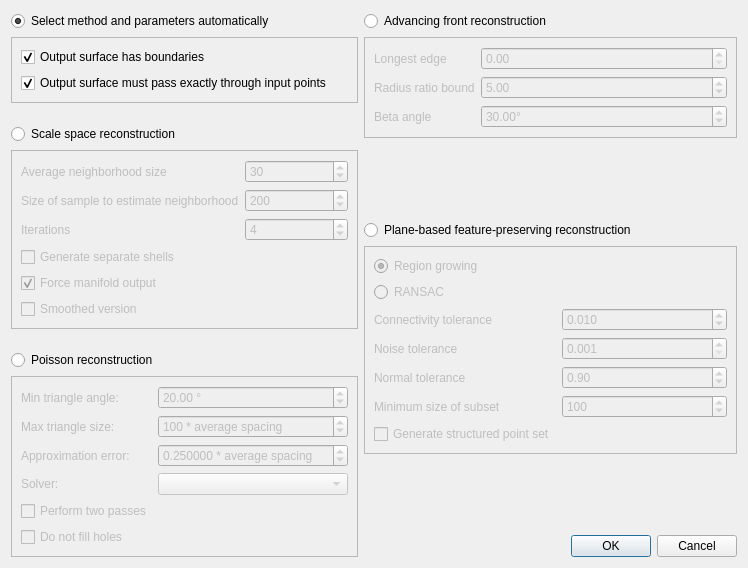
<?xml version="1.0" encoding="UTF-8"?>
<ui version="4.0">
 <class>SurfaceReconstructionDialog</class>
 <widget class="QDialog" name="SurfaceReconstructionDialog">
  <property name="geometry">
   <rect>
    <x>0</x>
    <y>0</y>
    <width>748</width>
    <height>568</height>
   </rect>
  </property>
  <property name="windowTitle">
   <string>Surface Reconstruction</string>
  </property>
  <layout class="QHBoxLayout" name="horizontalLayout">
   <item>
    <layout class="QVBoxLayout" name="verticalLayout_2">
     <item>
      <widget class="QRadioButton" name="buttonAuto">
       <property name="text">
        <string>Select method and parameters automatically</string>
       </property>
       <property name="checked">
        <bool>true</bool>
       </property>
      </widget>
     </item>
     <item>
      <widget class="QFrame" name="frameAuto">
       <property name="frameShape">
        <enum>QFrame::StyledPanel</enum>
       </property>
       <property name="frameShadow">
        <enum>QFrame::Raised</enum>
       </property>
       <layout class="QVBoxLayout" name="verticalLayout">
        <item>
         <widget class="QCheckBox" name="m_boundaries">
          <property name="text">
           <string>Output surface has boundaries</string>
          </property>
          <property name="checked">
           <bool>true</bool>
          </property>
         </widget>
        </item>
        <item>
         <widget class="QCheckBox" name="m_interpolate">
          <property name="text">
           <string>Output surface must pass exactly through input points</string>
          </property>
          <property name="checked">
           <bool>true</bool>
          </property>
         </widget>
        </item>
       </layout>
      </widget>
     </item>
     <item>
      <spacer name="verticalSpacer_3">
       <property name="orientation">
        <enum>Qt::Vertical</enum>
       </property>
       <property name="sizeHint" stdset="0">
        <size>
         <width>20</width>
         <height>40</height>
        </size>
       </property>
      </spacer>
     </item>
     <item>
      <widget class="QRadioButton" name="buttonScaleSpace">
       <property name="text">
        <string>Scale space reconstruction</string>
       </property>
      </widget>
     </item>
     <item>
      <widget class="QFrame" name="frameScaleSpace">
       <property name="enabled">
        <bool>false</bool>
       </property>
       <property name="frameShape">
        <enum>QFrame::StyledPanel</enum>
       </property>
       <property name="frameShadow">
        <enum>QFrame::Raised</enum>
       </property>
       <layout class="QFormLayout" name="formLayout_2">
        <item row="0" column="0">
         <widget class="QLabel" name="label_2">
          <property name="text">
           <string>Average neighborhood size</string>
          </property>
         </widget>
        </item>
        <item row="0" column="1">
         <widget class="QSpinBox" name="m_neighbors">
          <property name="minimum">
           <number>0</number>
          </property>
          <property name="maximum">
           <number>100000</number>
          </property>
          <property name="value">
           <number>30</number>
          </property>
         </widget>
        </item>
        <item row="1" column="0">
         <widget class="QLabel" name="label_4">
          <property name="text">
           <string>Size of sample to estimate neighborhood</string>
          </property>
         </widget>
        </item>
        <item row="1" column="1">
         <widget class="QSpinBox" name="m_samples">
          <property name="maximum">
           <number>1000000</number>
          </property>
          <property name="value">
           <number>200</number>
          </property>
         </widget>
        </item>
        <item row="2" column="0">
         <widget class="QLabel" name="label_3">
          <property name="text">
           <string>Iterations</string>
          </property>
         </widget>
        </item>
        <item row="2" column="1">
         <widget class="QSpinBox" name="m_iterations">
          <property name="minimum">
           <number>1</number>
          </property>
          <property name="maximum">
           <number>1000000</number>
          </property>
          <property name="value">
           <number>4</number>
          </property>
         </widget>
        </item>
        <item row="3" column="0">
         <widget class="QCheckBox" name="m_genShells">
          <property name="text">
           <string>Generate separate shells</string>
          </property>
          <property name="checked">
           <bool>false</bool>
          </property>
         </widget>
        </item>
        <item row="4" column="0">
         <widget class="QCheckBox" name="m_forceManifold">
          <property name="text">
           <string>Force manifold output</string>
          </property>
          <property name="checked">
           <bool>true</bool>
          </property>
         </widget>
        </item>
        <item row="5" column="0">
         <widget class="QCheckBox" name="m_genSmooth">
          <property name="text">
           <string>Smoothed version</string>
          </property>
          <property name="checked">
           <bool>false</bool>
          </property>
         </widget>
        </item>
       </layout>
      </widget>
     </item>
     <item>
      <spacer name="verticalSpacer_2">
       <property name="orientation">
        <enum>Qt::Vertical</enum>
       </property>
       <property name="sizeHint" stdset="0">
        <size>
         <width>20</width>
         <height>40</height>
        </size>
       </property>
      </spacer>
     </item>
     <item>
      <widget class="QRadioButton" name="buttonPoisson">
       <property name="text">
        <string>Poisson reconstruction</string>
       </property>
      </widget>
     </item>
     <item>
      <widget class="QFrame" name="framePoisson">
       <property name="enabled">
        <bool>false</bool>
       </property>
       <property name="frameShape">
        <enum>QFrame::StyledPanel</enum>
       </property>
       <property name="frameShadow">
        <enum>QFrame::Raised</enum>
       </property>
       <layout class="QFormLayout" name="formLayout_3">
        <item row="0" column="0">
         <widget class="QLabel" name="label_5">
          <property name="text">
           <string>Min triangle angle:</string>
          </property>
         </widget>
        </item>
        <item row="0" column="1">
         <widget class="QDoubleSpinBox" name="m_inputAngle">
          <property name="suffix">
           <string> °</string>
          </property>
          <property name="minimum">
           <double>1.000000000000000</double>
          </property>
          <property name="maximum">
           <double>30.000000000000000</double>
          </property>
          <property name="value">
           <double>20.000000000000000</double>
          </property>
         </widget>
        </item>
        <item row="1" column="0">
         <widget class="QLabel" name="label_7">
          <property name="text">
           <string>Max triangle size:</string>
          </property>
         </widget>
        </item>
        <item row="1" column="1">
         <widget class="QDoubleSpinBox" name="m_inputRadius">
          <property name="suffix">
           <string> * average spacing</string>
          </property>
          <property name="decimals">
           <number>0</number>
          </property>
          <property name="minimum">
           <double>1.000000000000000</double>
          </property>
          <property name="maximum">
           <double>1000.000000000000000</double>
          </property>
          <property name="singleStep">
           <double>1.000000000000000</double>
          </property>
          <property name="value">
           <double>100.000000000000000</double>
          </property>
         </widget>
        </item>
        <item row="2" column="0">
         <widget class="QLabel" name="label_6">
          <property name="text">
           <string>Approximation error:</string>
          </property>
         </widget>
        </item>
        <item row="2" column="1">
         <widget class="QDoubleSpinBox" name="m_inputDistance">
          <property name="suffix">
           <string> * average spacing</string>
          </property>
          <property name="decimals">
           <number>6</number>
          </property>
          <property name="minimum">
           <double>0.010000000000000</double>
          </property>
          <property name="maximum">
           <double>100.000000000000000</double>
          </property>
          <property name="singleStep">
           <double>0.010000000000000</double>
          </property>
          <property name="value">
           <double>0.250000000000000</double>
          </property>
         </widget>
        </item>
        <item row="3" column="0">
         <widget class="QLabel" name="label_8">
          <property name="text">
           <string>Solver:</string>
          </property>
         </widget>
        </item>
        <item row="3" column="1">
         <widget class="QComboBox" name="m_inputSolver">
          <property name="toolTip">
           <string extracomment="Name of the sparse solver"/>
          </property>
         </widget>
        </item>
        <item row="4" column="0">
         <widget class="QCheckBox" name="m_inputTwoPasses">
          <property name="text">
           <string>Perform two passes</string>
          </property>
         </widget>
        </item>
        <item row="5" column="0">
         <widget class="QCheckBox" name="m_doNotFillHoles">
          <property name="text">
           <string>Do not fill holes</string>
          </property>
         </widget>
        </item>
       </layout>
      </widget>
     </item>
    </layout>
   </item>
   <item>
    <layout class="QVBoxLayout" name="verticalLayout_3">
     <item>
      <widget class="QRadioButton" name="buttonAdvancing">
       <property name="text">
        <string>Advancing front reconstruction</string>
       </property>
      </widget>
     </item>
     <item>
      <widget class="QFrame" name="frameAdvancing">
       <property name="enabled">
        <bool>false</bool>
       </property>
       <property name="frameShape">
        <enum>QFrame::StyledPanel</enum>
       </property>
       <property name="frameShadow">
        <enum>QFrame::Raised</enum>
       </property>
       <layout class="QFormLayout" name="formLayout">
        <property name="fieldGrowthPolicy">
         <enum>QFormLayout::AllNonFixedFieldsGrow</enum>
        </property>
        <item row="0" column="0">
         <widget class="QLabel" name="label">
          <property name="text">
           <string>Longest edge</string>
          </property>
         </widget>
        </item>
        <item row="0" column="1">
         <widget class="QDoubleSpinBox" name="m_longestEdge">
          <property name="maximum">
           <double>999999999.000000000000000</double>
          </property>
         </widget>
        </item>
        <item row="1" column="0">
         <widget class="QLabel" name="label_9">
          <property name="text">
           <string>Radius ratio bound</string>
          </property>
         </widget>
        </item>
        <item row="1" column="1">
         <widget class="QDoubleSpinBox" name="m_radiusRatioBound">
          <property name="minimum">
           <double>0.010000000000000</double>
          </property>
          <property name="maximum">
           <double>1000.000000000000000</double>
          </property>
          <property name="value">
           <double>5.000000000000000</double>
          </property>
         </widget>
        </item>
        <item row="2" column="0">
         <widget class="QLabel" name="label_10">
          <property name="text">
           <string>Beta angle</string>
          </property>
         </widget>
        </item>
        <item row="2" column="1">
         <widget class="QDoubleSpinBox" name="m_betaAngle">
          <property name="suffix">
           <string>°</string>
          </property>
          <property name="maximum">
           <double>150.000000000000000</double>
          </property>
          <property name="value">
           <double>30.000000000000000</double>
          </property>
         </widget>
        </item>
       </layout>
      </widget>
     </item>
     <item>
      <spacer name="verticalSpacer">
       <property name="orientation">
        <enum>Qt::Vertical</enum>
       </property>
       <property name="sizeHint" stdset="0">
        <size>
         <width>20</width>
         <height>40</height>
        </size>
       </property>
      </spacer>
     </item>
     <item>
      <widget class="QRadioButton" name="buttonRANSAC">
       <property name="text">
        <string>Plane-based feature-preserving reconstruction</string>
       </property>
      </widget>
     </item>
     <item>
      <widget class="QFrame" name="frameRANSAC">
       <property name="enabled">
        <bool>false</bool>
       </property>
       <property name="frameShape">
        <enum>QFrame::StyledPanel</enum>
       </property>
       <property name="frameShadow">
        <enum>QFrame::Raised</enum>
       </property>
       <layout class="QFormLayout" name="formLayout_4">
        <property name="fieldGrowthPolicy">
         <enum>QFormLayout::AllNonFixedFieldsGrow</enum>
        </property>
        <item row="2" column="0">
         <widget class="QLabel" name="connectivityToleranceLabel">
          <property name="text">
           <string>Connectivity tolerance</string>
          </property>
         </widget>
        </item>
        <item row="2" column="1">
         <widget class="QDoubleSpinBox" name="m_connectivityTolerance">
          <property name="decimals">
           <number>3</number>
          </property>
          <property name="minimum">
           <double>0.001000000000000</double>
          </property>
          <property name="singleStep">
           <double>0.010000000000000</double>
          </property>
          <property name="value">
           <double>0.010000000000000</double>
          </property>
         </widget>
        </item>
        <item row="3" column="0">
         <widget class="QLabel" name="noiseToleranceLabel">
          <property name="text">
           <string>Noise tolerance</string>
          </property>
         </widget>
        </item>
        <item row="3" column="1">
         <widget class="QDoubleSpinBox" name="m_noiseTolerance">
          <property name="decimals">
           <number>3</number>
          </property>
          <property name="minimum">
           <double>0.001000000000000</double>
          </property>
          <property name="singleStep">
           <double>0.001000000000000</double>
          </property>
         </widget>
        </item>
        <item row="5" column="1">
         <widget class="QSpinBox" name="m_minSizeSubset">
          <property name="minimum">
           <number>1</number>
          </property>
          <property name="maximum">
           <number>1000000000</number>
          </property>
          <property name="singleStep">
           <number>10</number>
          </property>
          <property name="value">
           <number>100</number>
          </property>
         </widget>
        </item>
        <item row="6" column="0">
         <widget class="QCheckBox" name="m_generateStructured">
          <property name="text">
           <string>Generate structured point set</string>
          </property>
         </widget>
        </item>
        <item row="5" column="0">
         <widget class="QLabel" name="minimumSizeOfSubsetLabel">
          <property name="text">
           <string>Minimum size of subset</string>
          </property>
         </widget>
        </item>
        <item row="0" column="0">
         <widget class="QRadioButton" name="m_regionGrowing">
          <property name="text">
           <string>Region growing</string>
          </property>
          <property name="checked">
           <bool>true</bool>
          </property>
         </widget>
        </item>
        <item row="1" column="0">
         <widget class="QRadioButton" name="m_RANSAC">
          <property name="text">
           <string>RANSAC</string>
          </property>
         </widget>
        </item>
        <item row="4" column="0">
         <widget class="QLabel" name="normalToleranceLabel">
          <property name="text">
           <string>Normal tolerance</string>
          </property>
         </widget>
        </item>
        <item row="4" column="1">
         <widget class="QDoubleSpinBox" name="m_normalTolerance">
          <property name="minimum">
           <double>0.010000000000000</double>
          </property>
          <property name="maximum">
           <double>1.000000000000000</double>
          </property>
          <property name="singleStep">
           <double>0.010000000000000</double>
          </property>
          <property name="value">
           <double>0.900000000000000</double>
          </property>
         </widget>
        </item>
       </layout>
      </widget>
     </item>
     <item>
      <spacer name="verticalSpacer_4">
       <property name="orientation">
        <enum>Qt::Vertical</enum>
       </property>
       <property name="sizeHint" stdset="0">
        <size>
         <width>20</width>
         <height>40</height>
        </size>
       </property>
      </spacer>
     </item>
     <item>
      <widget class="QDialogButtonBox" name="buttonBox">
       <property name="standardButtons">
        <set>QDialogButtonBox::Cancel|QDialogButtonBox::Ok</set>
       </property>
      </widget>
     </item>
    </layout>
   </item>
  </layout>
 </widget>
 <resources/>
 <connections>
  <connection>
   <sender>buttonBox</sender>
   <signal>accepted()</signal>
   <receiver>SurfaceReconstructionDialog</receiver>
   <slot>accept()</slot>
   <hints>
    <hint type="sourcelabel">
     <x>198</x>
     <y>640</y>
    </hint>
    <hint type="destinationlabel">
     <x>198</x>
     <y>331</y>
    </hint>
   </hints>
  </connection>
  <connection>
   <sender>buttonBox</sender>
   <signal>rejected()</signal>
   <receiver>SurfaceReconstructionDialog</receiver>
   <slot>reject()</slot>
   <hints>
    <hint type="sourcelabel">
     <x>198</x>
     <y>640</y>
    </hint>
    <hint type="destinationlabel">
     <x>198</x>
     <y>331</y>
    </hint>
   </hints>
  </connection>
  <connection>
   <sender>buttonAdvancing</sender>
   <signal>toggled(bool)</signal>
   <receiver>frameAdvancing</receiver>
   <slot>setEnabled(bool)</slot>
   <hints>
    <hint type="sourcelabel">
     <x>198</x>
     <y>116</y>
    </hint>
    <hint type="destinationlabel">
     <x>198</x>
     <y>155</y>
    </hint>
   </hints>
  </connection>
  <connection>
   <sender>buttonAuto</sender>
   <signal>toggled(bool)</signal>
   <receiver>frameAuto</receiver>
   <slot>setEnabled(bool)</slot>
   <hints>
    <hint type="sourcelabel">
     <x>198</x>
     <y>18</y>
    </hint>
    <hint type="destinationlabel">
     <x>198</x>
     <y>67</y>
    </hint>
   </hints>
  </connection>
  <connection>
   <sender>buttonPoisson</sender>
   <signal>toggled(bool)</signal>
   <receiver>framePoisson</receiver>
   <slot>setEnabled(bool)</slot>
   <hints>
    <hint type="sourcelabel">
     <x>198</x>
     <y>414</y>
    </hint>
    <hint type="destinationlabel">
     <x>198</x>
     <y>525</y>
    </hint>
   </hints>
  </connection>
  <connection>
   <sender>buttonScaleSpace</sender>
   <signal>toggled(bool)</signal>
   <receiver>frameScaleSpace</receiver>
   <slot>setEnabled(bool)</slot>
   <hints>
    <hint type="sourcelabel">
     <x>198</x>
     <y>194</y>
    </hint>
    <hint type="destinationlabel">
     <x>198</x>
     <y>304</y>
    </hint>
   </hints>
  </connection>
  <connection>
   <sender>buttonRANSAC</sender>
   <signal>toggled(bool)</signal>
   <receiver>frameRANSAC</receiver>
   <slot>setEnabled(bool)</slot>
   <hints>
    <hint type="sourcelabel">
     <x>587</x>
     <y>266</y>
    </hint>
    <hint type="destinationlabel">
     <x>587</x>
     <y>350</y>
    </hint>
   </hints>
  </connection>
 </connections>
</ui>
